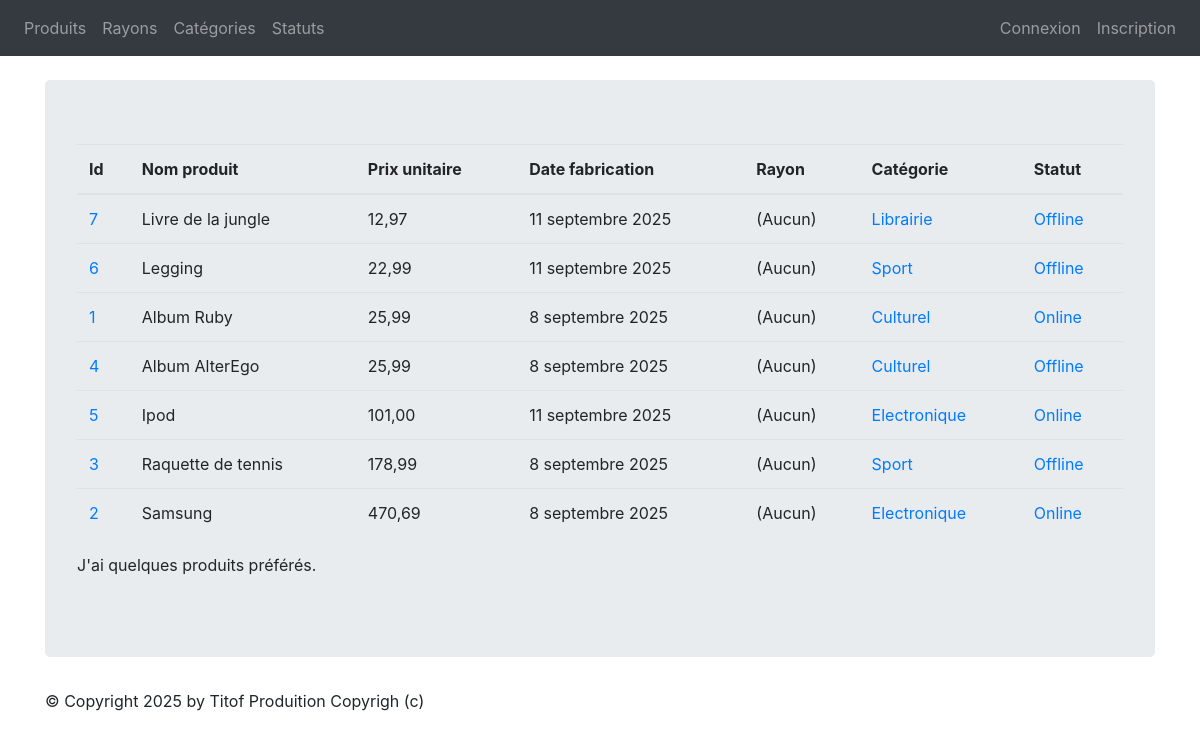
Screenshot of /monApp/produits/ with the database file from the repository.
### monApp/models.py (models this page shows, shortened)
class Produit(models.Model):
    refProd = models.AutoField(primary_key=True)
    intituleProd = models.CharField(max_length=200)
    prixUnitaireProd = models.DecimalField(max_digits=10, decimal_places=2)
    dateFabProd = models.DateField(default=date.today)
    categorie = models.ForeignKey(Categorie, on_delete=models.CASCADE, related_name="produits_categorie", null=True, blank=True)
    status = models.ForeignKey(Statut, on_delete=models.CASCADE, related_name="produits_status",null=True, blank=True)
    rayon = models.ForeignKey(Rayon, on_delete=models.CASCADE, related_name="produits_rayon",null=True, blank=True)

class Categorie(models.Model):
    idCat = models.AutoField(primary_key=True)
    nomCat = models.CharField(max_length=100)
    def __str__(self):
        return self.nomCat

class Statut(models.Model):
    idStatus = models.AutoField(primary_key=True)
    libelleStatus = models.CharField(max_length=100)
    def __str__(self):
        return self.libelleStatus

### monApp/views.py (the view)
# urls.py: path("produits/",views.ProduitListView.as_view(),name="lst_prdts"),
class ProduitListView(ListView):
    model = Produit
    template_name = "list_produits.html"
    context_object_name = "prdts"
    def get_queryset(self ) :
        return Produit.objects.order_by("prixUnitaireProd")
    def get_context_data(self, **kwargs):
        context = super(ProduitListView, self).get_context_data(**kwargs)
        context['titremenu'] = "Liste de mes produits"
        return context

### monApp/templates/list_produits.html
{% extends 'base.html' %}
{% block content %}
<table class="table">
    <thead>
        <th>Id</th>
        <th>Nom produit</th>
        <th>Prix unitaire</th>
        <th>Date fabrication</th>
        <th>Rayon</th>
        <th>Catégorie</th>
        <th>Statut</th>
    </thead>
    <tbody>
    {% for prdt in prdts %}
    <tr>
        <td><a href="{% url 'dtl_prdt' prdt.refProd %}">{{ prdt.refProd }}</a></td>
        <td>{{ prdt.intituleProd }} </td>
        <td>{{ prdt.prixUnitaireProd }} </td>
        <td>{{ prdt.dateFabProd }} </td>
        <td>
        {% if prdt.rayon %}
            <a href="{% url 'dtl_rayon' prdt.rayon.idRayon %}">{{ prdt.rayon }}</a>
        {% else %}
            (Aucun)
        {% endif %}
        </td>
        <td><a href="{% url 'dtl_categorie' prdt.categorie.idCat %}">{{ prdt.categorie }}</a></td>
        <td><a href="{% url 'dtl_statut' prdt.status.idStatus %}">{{ prdt.status }}</a></td>
    </tr>
    {% endfor %}
    </tbody>
</table>
<p>
J'ai
{% if prdts|length < 5 %}
    peu de
{% elif prdts|length < 10 %}
    quelques
{% else %}
    beaucoup de
{% endif %}
produits préférés.
</p>
{% endblock %}

### rows the page displays
Produit: refProd "7", intituleProd "Livre de la jungle", prixUnitaireProd "12,97", dateFabProd "11 septembre 2025", shows "(Aucun)", categorie "Librairie", status "Offline"
Produit: refProd "6", intituleProd "Legging", prixUnitaireProd "22,99", dateFabProd "11 septembre 2025", shows "(Aucun)", categorie "Sport", status "Offline"
Produit: refProd "1", intituleProd "Album Ruby", prixUnitaireProd "25,99", dateFabProd "8 septembre 2025", shows "(Aucun)", categorie "Culturel", status "Online"
Produit: refProd "4", intituleProd "Album AlterEgo", prixUnitaireProd "25,99", dateFabProd "8 septembre 2025", shows "(Aucun)", categorie "Culturel", status "Offline"
Produit: refProd "5", intituleProd "Ipod", prixUnitaireProd "101,00", dateFabProd "11 septembre 2025", shows "(Aucun)", categorie "Electronique", status "Online"
Produit: refProd "3", intituleProd "Raquette de tennis", prixUnitaireProd "178,99", dateFabProd "8 septembre 2025", shows "(Aucun)", categorie "Sport", status "Offline"
Produit: refProd "2", intituleProd "Samsung", prixUnitaireProd "470,69", dateFabProd "8 septembre 2025", shows "(Aucun)", categorie "Electronique", status "Online"
